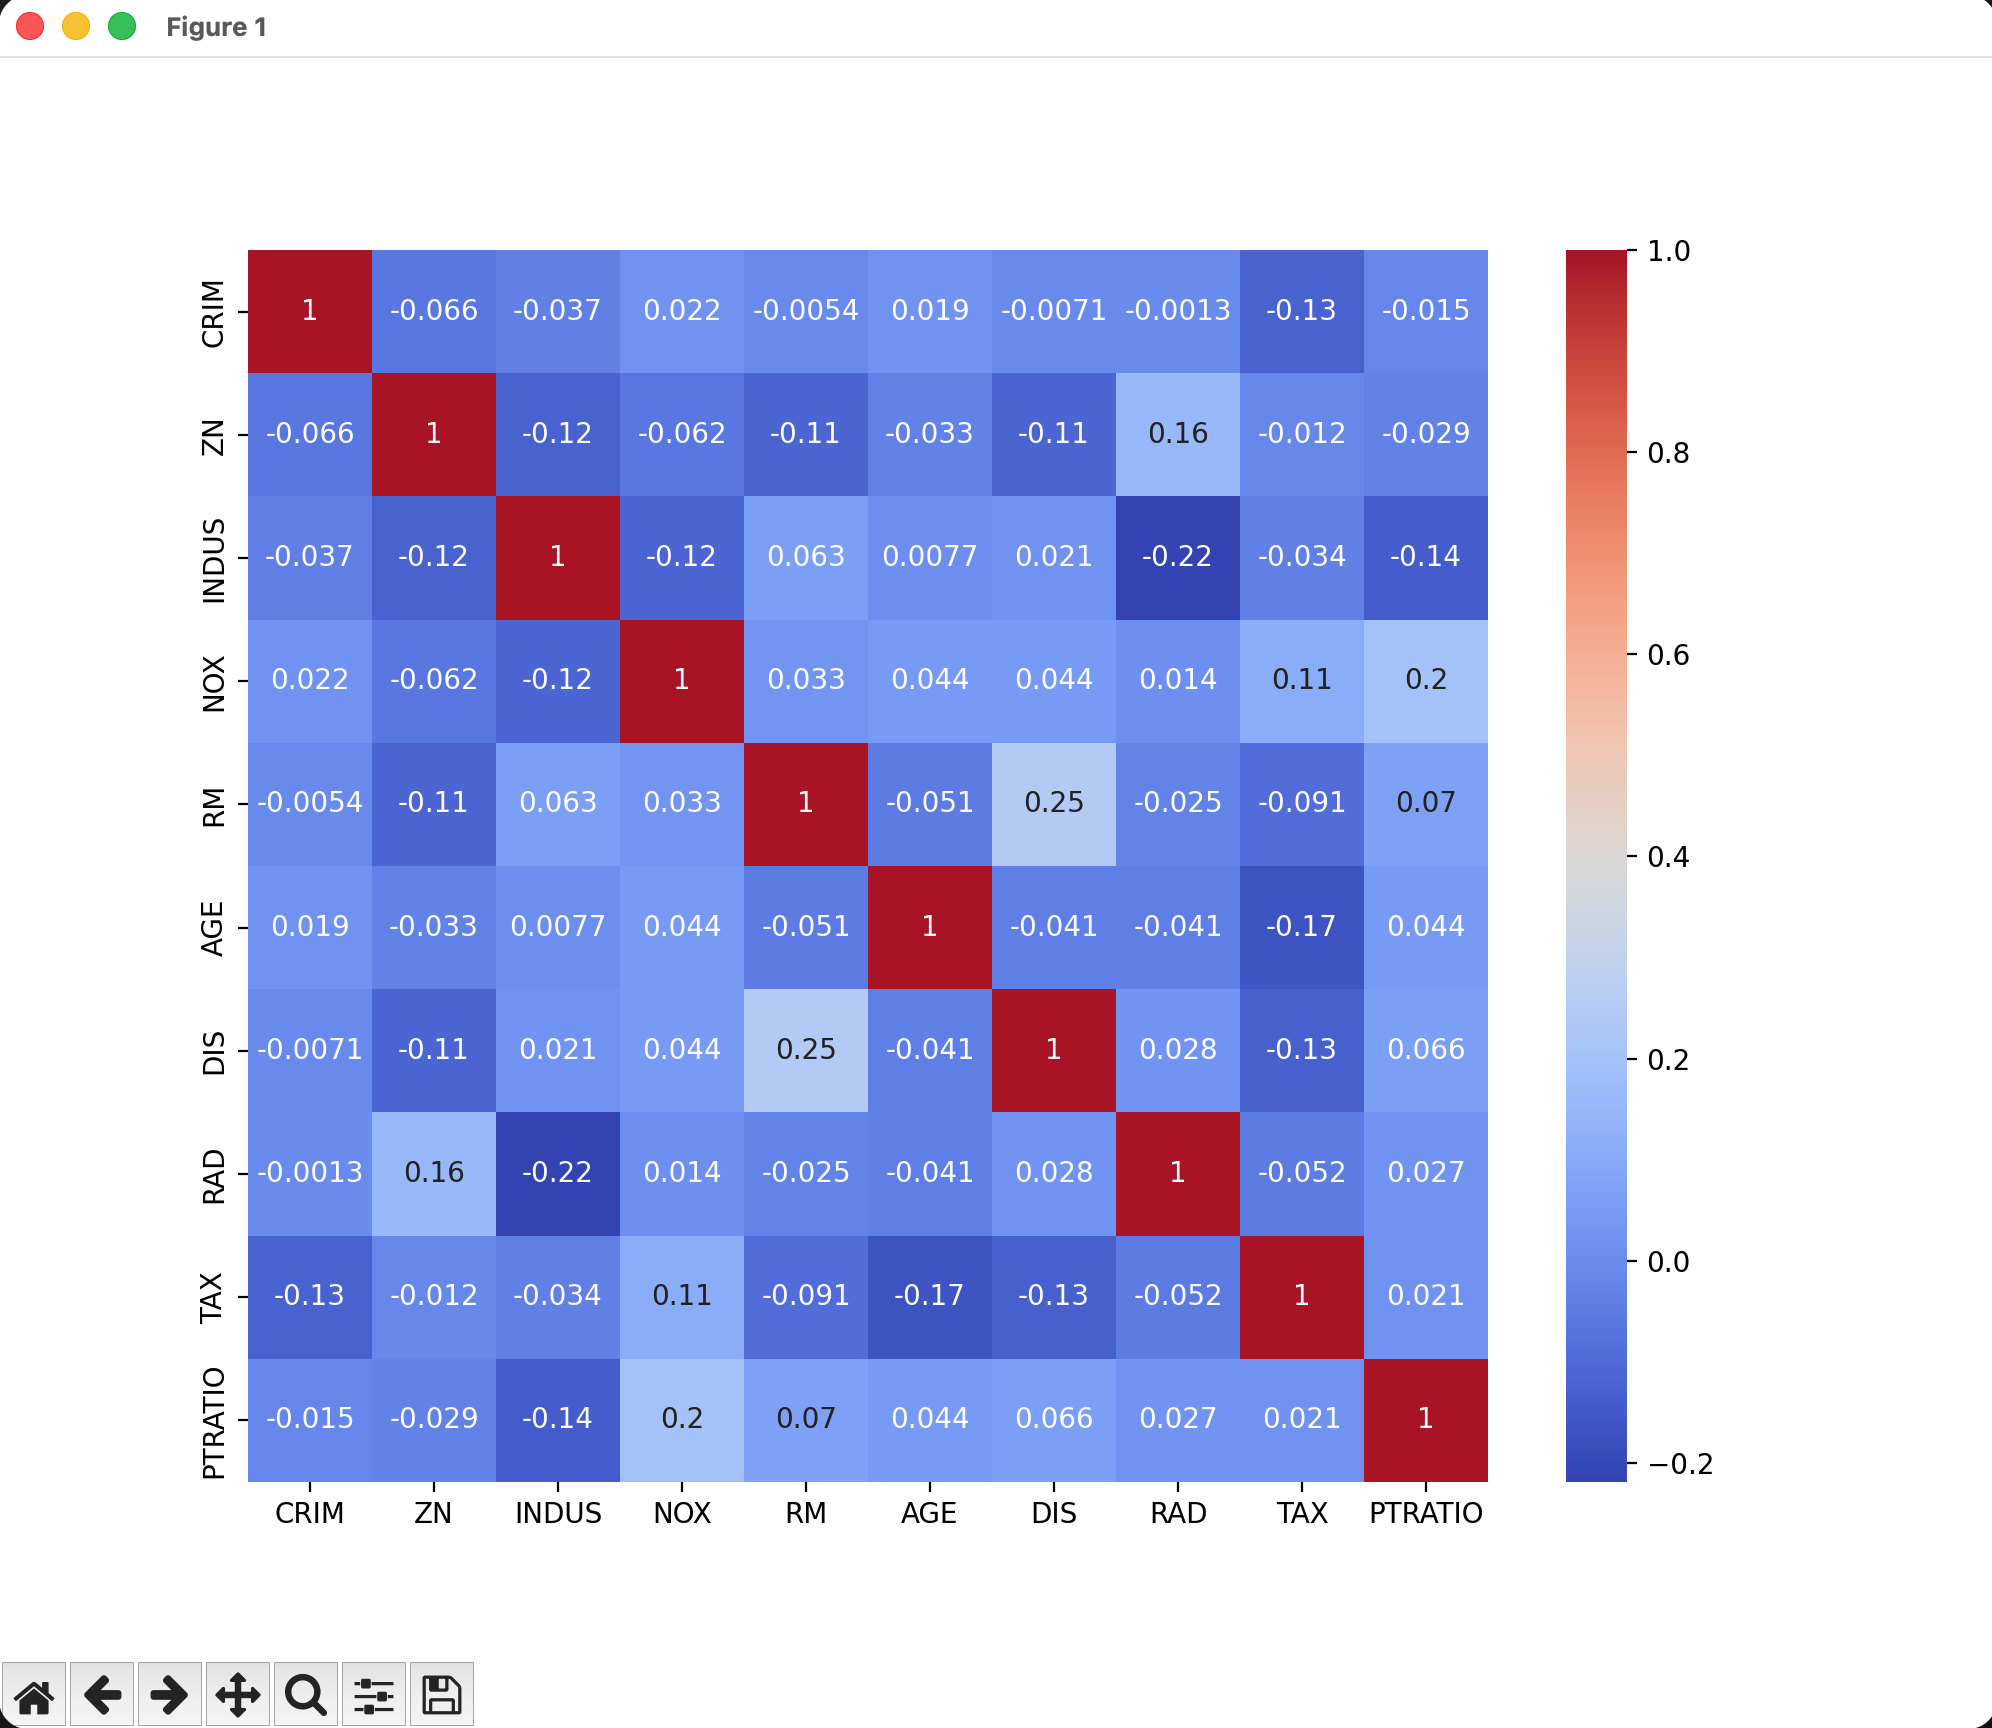

This figure's Python source:
import pandas as pd
import numpy as np
import seaborn as sns
import matplotlib.pyplot as plt

np.random.seed(0)

data = {
    "CRIM": np.random.rand(100),
    "ZN": np.random.rand(100) * 100,
    "INDUS": np.random.rand(100) * 25,
    "NOX": np.random.rand(100),
    "RM": np.random.rand(100) * 10,
    "AGE": np.random.rand(100) * 100,
    "DIS": np.random.rand(100) * 10,
    "RAD": np.random.randint(1, 10, 100),
    "TAX": np.random.randint(200, 700, 100),
    "PTRATIO": np.random.rand(100) * 20,
}

df = pd.DataFrame(data)

corr_matrix = df.corr(method="pearson")

plt.figure(figsize=(10, 8))
sns.heatmap(corr_matrix, annot=True, cmap="coolwarm")
plt.show()
